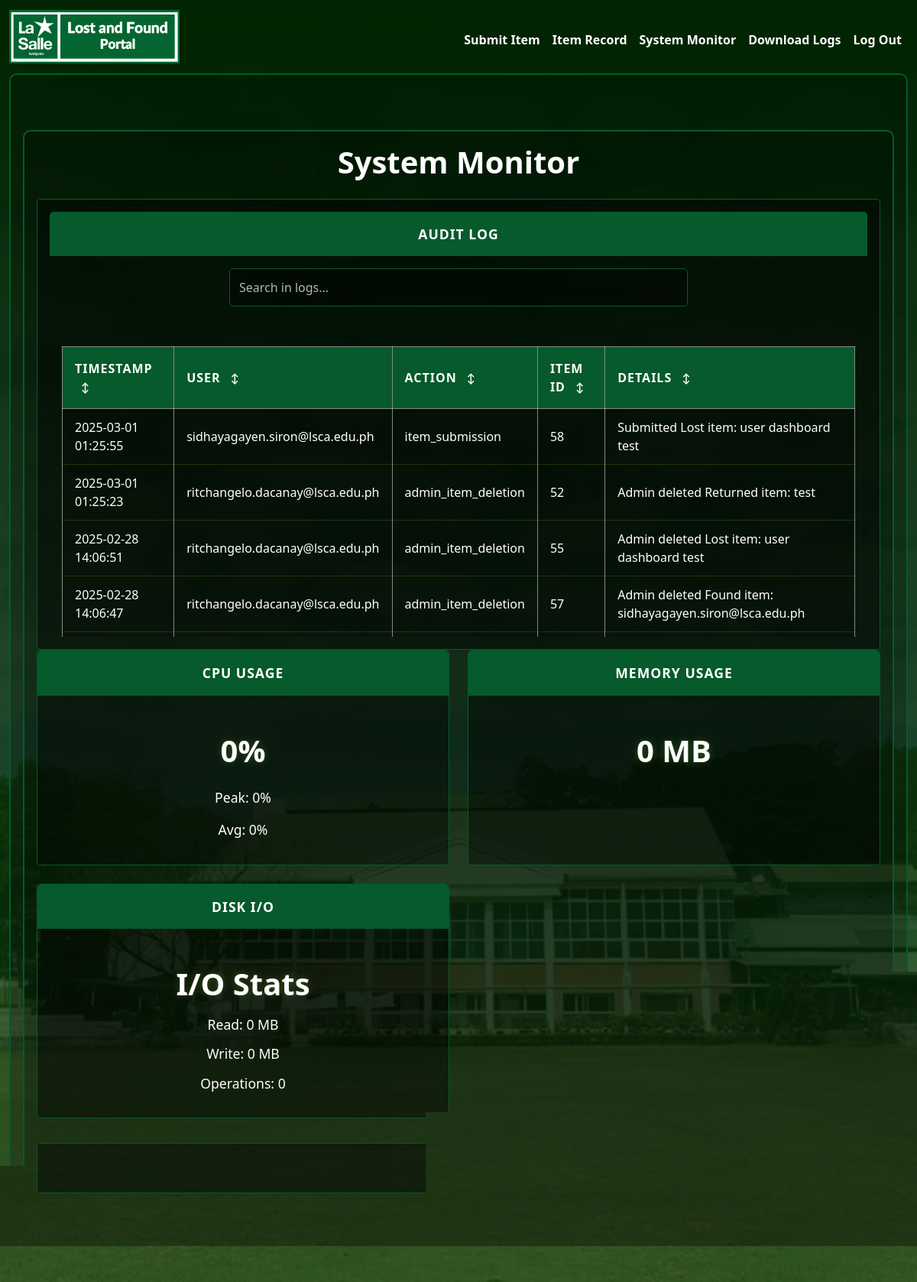
/system-monitor (signed in), run on the app's committed database.
### tables this page shows
CREATE TABLE audit_logs (
    id INTEGER PRIMARY KEY AUTOINCREMENT,
    user_email TEXT NOT NULL,
    action_type TEXT NOT NULL,
    item_id INTEGER,
    details TEXT,
    timestamp DATETIME DEFAULT CURRENT_TIMESTAMP
);

### app.py (the view)
@app.route("/system-monitor")
@login_required
def system_monitor():
    if not is_admin():
        return redirect("/")
    try:
        db.execute("""
            CREATE TABLE IF NOT EXISTS audit_logs (
                id INTEGER PRIMARY KEY AUTOINCREMENT,
                user_email TEXT NOT NULL,
                action_type TEXT NOT NULL,
                item_id INTEGER,
                details TEXT,
                timestamp DATETIME DEFAULT CURRENT_TIMESTAMP
            )
        """)
        logs = db.execute("""
            SELECT
                audit_logs.id,
                audit_logs.user_email,
                audit_logs.action_type,
                audit_logs.item_id,
                audit_logs.details,
                datetime(audit_logs.timestamp, 'localtime') as local_time
            FROM audit_logs
            ORDER BY timestamp DESC
            LIMIT 100
        """)
        print(f"Found {len(logs)} audit log entries")
        for log in logs:
            log['local_time'] = log['local_time'] or 'N/A'
            log['user_email'] = log['user_email'] or 'N/A'
            log['action_type'] = log['action_type'] or 'N/A'
            log['item_id'] = log['item_id'] or 'N/A'
            log['details'] = log['details'] or 'N/A'
        return render_template(
            "system-monitor.html",
            logs=logs,
            log_count=len(logs),
            active_page='system_monitor'
        )
    except Exception as e:
        print(f"Error fetching audit logs: {e}")
        return render_template("system-monitor.html", logs=[], log_count=0)

### app.py (called while the page is built)
@app.after_request
def after_request(response):
    response.headers["Cache-Control"] = "no-cache, no-store, must-revalidate"
    response.headers["Expires"] = 0
    response.headers["Pragma"] = "no-cache"
    return response

def is_admin():
    try:
        user_email = db.execute("SELECT email FROM users WHERE id = ?", session["user_id"])[0]["email"]
        return user_email == "ritchangelo.dacanay@lsca.edu.ph"
    except:
        return False

@app.context_processor
def utility_processor():
    return {
        "is_admin": is_admin
    }

### helpers.py (called while the page is built)
def login_required(f):
    @wraps(f)
    def decorated_function(*args, **kwargs):
        if session.get("user_id") is None:
            return redirect("/login")
        return f(*args, **kwargs)
    return decorated_function

### templates/system-monitor.html (shortened to what this page needs)
{% extends "layout.html" %} {% block title %}System Monitor{% endblock %} {%
block main %}
<div class="container mt-4">
  <h1 class="text-light mb-4">System Monitor</h1>
  <div class="analysis-section mt-4">
    <div class="header-cell">Audit Log</div>
    <div class="audit-content">
      <div class="search-container">
        <input
          type="text"
          id="searchInput"
          class="form-control custom-input"
          placeholder="Search in logs..."
        />
      </div>
      <div class="table-container">
        <table class="monitor-table" id="auditTable">
          <thead>
            <tr>
              <th class="sortable" data-sort="timestamp">
                Timestamp <span class="sort-icon">↕</span>
              </th>
              <th class="sortable" data-sort="user">
                User <span class="sort-icon">↕</span>
              </th>
              <th class="sortable" data-sort="action">
                Action <span class="sort-icon">↕</span>
              </th>
              <th class="sortable" data-sort="itemid">
                Item ID <span class="sort-icon">↕</span>
              </th>
              <th class="sortable" data-sort="details">
                Details <span class="sort-icon">↕</span>
              </th>
            </tr>
          </thead>
          <tbody id="logTableBody">
            {% for log in logs %}
            <tr class="log-row">
              <td data-value="{{ log.local_time }}">{{ log.local_time }}</td>
              <td data-value="{{ log.user_email }}">{{ log.user_email }}</td>
              <td data-value="{{ log.action_type }}">{{ log.action_type }}</td>
              <td data-value="{{ log.item_id }}">{{ log.item_id or 'N/A' }}</td>
              <td data-value="{{ log.details }}">{{ log.details }}</td>
            </tr>
            {% endfor %}
          </tbody>
        </table>
      </div>
    </div>
  </div>
  <div class="metrics-top-grid">
    <div class="metric-column">
      <div class="header-cell">CPU Usage</div>
      <div class="metric-card">
        <div class="card text-light">
          <div class="card-body d-flex flex-column align-items-center">
            <p class="card-text display-4" id="cpu-usage">0%</p>
            <p class="card-text">Peak: <span id="cpu-peak">0%</span></p>
            <p class="card-text">Avg: <span id="cpu-avg">0%</span></p>
          </div>
        </div>
      </div>
    </div>
    <div class="metric-column">
      <div class="header-cell">Memory Usage</div>
      <div class="metric-card">
        <div class="card text-light">
          <div class="card-body d-flex flex-column align-items-center">
            <p class="card-text display-4" id="memory-usage">0 MB</p>
          </div>
        </div>
      </div>
    </div>
    <div class="metric-column">
      <div class="header-cell">Disk I/O</div>
      <div class="metric-card">
        <div class="card text-light">
          <div class="card-body d-flex flex-column align-items-center">
            <p class="card-text display-4 mb-2">I/O Stats</p>
            <p class="card-text mb-1">Read: <span id="disk-read">0 MB</span></p>
            <p class="card-text mb-1">
              Write: <span id="disk-write">0 MB</span>
            </p>
            <p class="card-text">
              Operations: <span id="io-operations">0</span>
            </p>
          </div>
        </div>
      </div>
    </div>
  </div>
  <div class="analysis-section mt-4">
    <div class="analysis-grid" id="analysis-content">
    </div>
  </div>
</div>
{% endblock %}

### templates/layout.html (shortened to what this page needs)
<!DOCTYPE html>
<html lang="en">
  <head>
    <link
      href="https://cdn.jsdelivr.net/npm/bootstrap@5.3.2/dist/css/bootstrap.min.css"
      rel="stylesheet"
    />
    <link href="/static/styles.css" rel="stylesheet" />
  </head>
  <body>
    <div class="background-overlay"></div>
    <nav class="navbar navbar-expand-md navbar-light">
      <div class="container-fluid">
        <a class="navbar-brand" href="/">
          <img
            src="/static/lost and found logo.png"
            alt="LSCA Lost and Found"
          />
        </a>
        <div class="collapse navbar-collapse" id="navbar">
          {% if session["user_id"] %}
          <ul class="navbar-nav ms-auto mt-2">
            {% if is_admin() %}
            <li class="nav-item">
              <a class="nav-link custom-nav-link" href="/submit">Submit Item</a>
            </li>
            <li class="nav-item">
              <a class="nav-link custom-nav-link" href="/">Item Record</a>
            </li>
            <li class="nav-item">
              <a class="nav-link custom-nav-link" href="/system-monitor">System Monitor</a>
            </li>
            <li class="nav-item">
              <a
                class="nav-link custom-nav-link"
                href="{{ url_for('download_excel') }}"
              >
                Download Logs
              </a>
            </li>
            {% endif %}
            <li class="nav-item">
              <a class="nav-link custom-nav-link" href="/logout">Log Out</a>
            </li>
          </ul>
          {% endif %}
        </div>
      </div>
    </nav>
    <main class="container py-5 text-center">
      {% block main %} {% endblock %}
    </main>
  </body>
</html>

### static/styles.css (style rules this page uses)
nav .navbar-brand { font-size: 2em; font-family: "Proxima Nova", sans-serif; font-weight: bolder; }
h1, h2, h3 { font-weight: bold; }
body { background: linear-gradient( to bottom, rgb(0, 0, 0), rgba(34, 34, 34, 0.5) ), url("/static/lsca.jpg") no-repeat center center fixed !important; background-size: cover !important; color: #ffffff !important; min-height: 100vh; transition: background-color 0.3s, color 0.3s; }
.navbar { transition: background-color 0.3s; }
.custom-nav-link { color: #ffffff !important; position: relative; text-decoration: none; transition: color 0.2s ease-in-out; }
.custom-nav-link::after { content: ""; position: absolute; width: 0; height: 2px; display: block; margin-top: 5px; right: 0; background: #ffffff; transition: width 0.2s ease-in-out; -webkit-transition: width 0.2s ease-in-out; }
.custom-input { background-color: transparent; border: none; border-bottom: 2px solid #86c232; color: #86c232; transition: border-bottom-color 0.2s ease-in-out; }
table { width: 100%; border-collapse: collapse; margin-top: 20px; transition: color 0.3s; background-color: transparent; }
th, td { padding: 10px; text-align: left; background-color: transparent; border: 1px solid rgba(255, 255, 255, 0.5); color: inherit; }
.background-overlay { position: fixed; top: 0; left: 0; width: 100%; height: 100%; background: rgba(0, 128, 0, 0.2); pointer-events: none; z-index: -1; }
h1, h2, h3, h4, h5, h6, p, label, .nav-link, .alert { color: #ffffff !important; }
li a, .navbar a { color: white !important; }
.custom-input { background-color: transparent; border: none; border-bottom: 2px solid #ffffff; color: #ffffff; transition: color 0.2s ease-in-out, border-bottom-color 0.2s ease-in-out; }
.custom-input::placeholder { color: #ffffff; opacity: 0.7; }
.text-light { color: #ffffff !important; }
.custom-input { background-color: transparent; border: none; border-bottom: 2px solid #86c232; color: #ffffff; transition: color 0.2s ease-in-out, border-bottom-color 0.2s ease-in-out; }

### templates/layout.html (style rules this page uses)
body { background: linear-gradient( to bottom, rgba(34, 34, 34, 0.5), rgba(34, 34, 34, 0.5) ), url("/static/lsca.jpg") no-repeat center center fixed; background-size: cover; color: #ffffff; min-height: 100vh; transition: background-color 0.3s, color 0.3s; }
.background-overlay { position: fixed; top: 0; left: 0; width: 100%; height: 100%; background: rgba(0, 82, 0, 0.434); pointer-events: none; z-index: -1; }
h1, h2, h3, h4, h5, h6, p, label, .alert { color: #ffffff !important; }
.navbar { transition: background-color 0.3s; }
.custom-nav-link { color: #ffffff !important; font-weight: bold; position: relative; text-decoration: none; transition: color 0.2s ease-in-out; }
.custom-nav-link::after { content: ""; position: absolute; width: 0; height: 2px; display: block; margin-top: 5px; right: 0; background: #ffffff; transition: width 0.2s ease-in-out; -webkit-transition: width 0.2s ease-in-out; }
.custom-input { background-color: transparent; border: none; border-bottom: 2px solid #86c232; color: #86c232; transition: border-bottom-color 0.2s ease-in-out; }
.navbar-brand img { max-height: 70px; width: auto; }

### data on the page
audit_logs: local_time "2025-03-01 01:25:55", user_email "sidhayagayen.siron@lsca.edu.ph", action_type "item_submission", item "58", details "Submitted Lost item: user dashboard test"
audit_logs: local_time "2025-03-01 01:25:23", user_email "ritchangelo.dacanay@lsca.edu.ph", action_type "admin_item_deletion", item "52", details "Admin deleted Returned item: test"
audit_logs: local_time "2025-02-28 14:06:51", user_email "ritchangelo.dacanay@lsca.edu.ph", action_type "admin_item_deletion", item "55", details "Admin deleted Lost item: user dashboard test"
audit_logs: local_time "2025-02-28 14:06:47", user_email "ritchangelo.dacanay@lsca.edu.ph", action_type "admin_item_deletion", item "57", details "Admin deleted Found item: sidhayagayen.siron@lsca.edu.ph"
